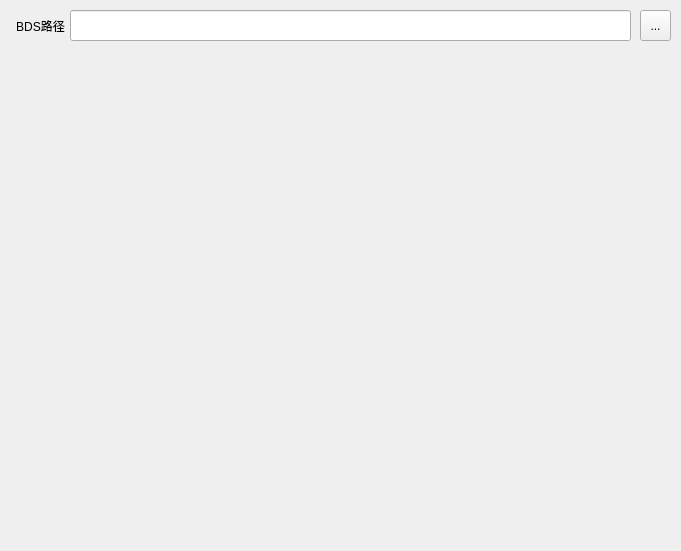
<?xml version="1.0" encoding="UTF-8"?>
<ui version="4.0">
 <class>Setting</class>
 <widget class="QWidget" name="Setting">
  <property name="geometry">
   <rect>
    <x>0</x>
    <y>0</y>
    <width>681</width>
    <height>551</height>
   </rect>
  </property>
  <property name="windowTitle">
   <string>Form</string>
  </property>
  <widget class="QLineEdit" name="lineEdit">
   <property name="geometry">
    <rect>
     <x>70</x>
     <y>10</y>
     <width>561</width>
     <height>31</height>
    </rect>
   </property>
  </widget>
  <widget class="QLabel" name="label">
   <property name="geometry">
    <rect>
     <x>10</x>
     <y>10</y>
     <width>61</width>
     <height>31</height>
    </rect>
   </property>
   <property name="text">
    <string>BDS路径</string>
   </property>
   <property name="alignment">
    <set>Qt::AlignCenter</set>
   </property>
  </widget>
  <widget class="QToolButton" name="toolButton">
   <property name="geometry">
    <rect>
     <x>640</x>
     <y>10</y>
     <width>31</width>
     <height>31</height>
    </rect>
   </property>
   <property name="text">
    <string>...</string>
   </property>
  </widget>
 </widget>
 <resources/>
 <connections/>
</ui>
